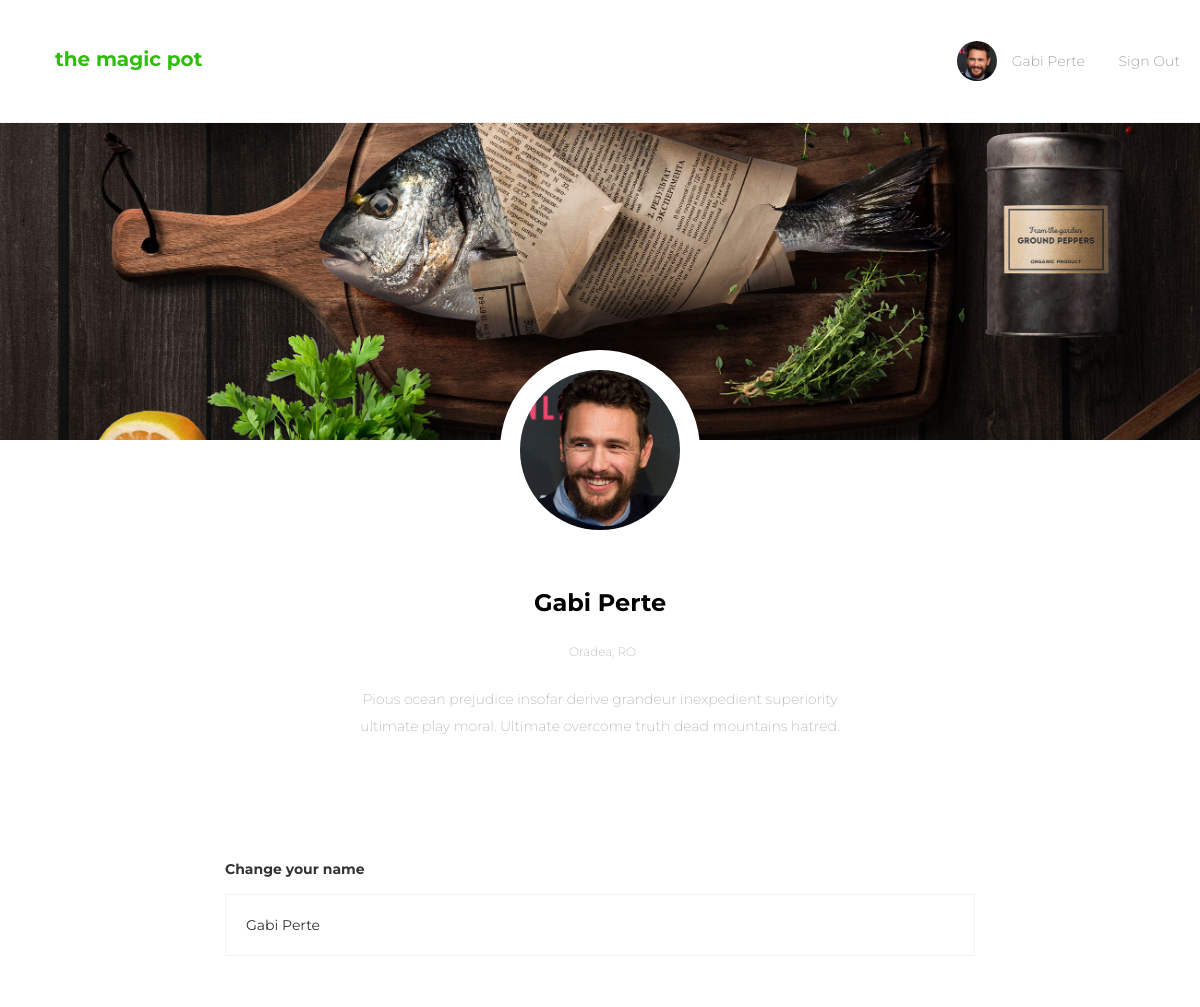
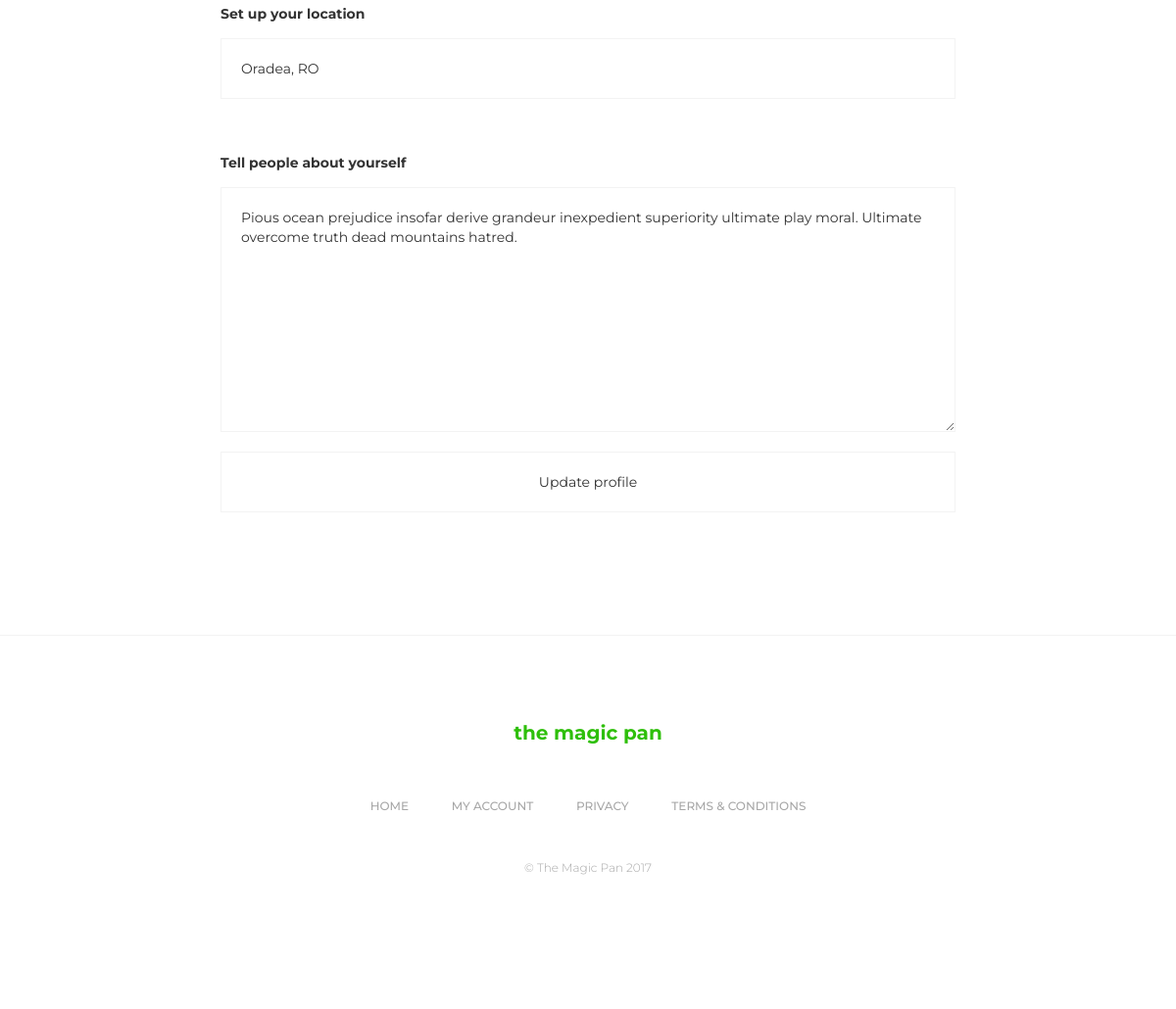
The app's page /account-settings.php (signed in) with its own data (2 pictures, top to bottom).
### tables this page shows
CREATE TABLE `users` (
  `id` int(11) NOT NULL,
  `username` varchar(50) NOT NULL,
  `password` varchar(255) NOT NULL,
  `created_at` datetime DEFAULT CURRENT_TIMESTAMP,
  `avatar` longtext,
  `alias` varchar(100) NOT NULL,
  `location` varchar(100) NOT NULL,
  `description` varchar(200) NOT NULL
);

### functions.php (called while the page is built, shortened)
<?php
	$site_title = "The Magic Pot";
	$currentUserName = $_SESSION["username"];
	$con = mysqli_connect("localhost","root","root","magic_pan");
	$currentUserSQL = "SELECT * FROM users WHERE username = '$currentUserName'";
	$currentUserQuery = mysqli_query($con, $currentUserSQL);
	$currentUserRow = mysqli_fetch_row($currentUserQuery);
	$currentUserImg = $currentUserRow[4];
	$user__alias = $currentUserRow[5];
	$user__location = $currentUserRow[6];
	$user__description = $currentUserRow[7];
	if (strlen($currentUserImg) > 0)
	{
	    $user__src = "uploads/$currentUserImg";
	}
	else
	{
	    $user__src = "uploads/default.png";
	}
?>

### account-settings.php (the view, shortened to what this page needs)
<?php include('template/header.php'); ?>
	<div class="account-settings-wrapper container-fluid no-padding">
		<div class="user-account-cover"></div>
		<div class="user-account-badge col-sm-12">
			<div class="user-account-avatar col-sm-12">
				<div class="user-account-avatar-wrapper" style="background: url('<?php echo $user__src; ?>');">
				</div>
			</div>
			<div class="user-account-meta col-sm-12">
				<div class="user-account-name"><h3><?php echo $user__alias;  ?></h3></div>
				<div class="user-account-location"><h4><span class="icon-location-pin"></span><?php echo $user__location; ?></h4></div>
				<div class="user-account-description">
					<p><?php echo $user__description; ?></p>
				</div>
			</div>
		</div>
		<div class="container">
			<div class="row">
				<div class="account-settings-panel">
					<form action="" method="post" class="form-settings-panel col-sm-8 col-sm-offset-2">
						<div class="form-group">
							<label>Change your name</label>
							<input type="text" name="userAlias" placeholder="Name" value="<?php echo $user__alias; ?>">
						</div>
						<div class="form-group">
							<label>Set up your location</label>
							<input type="text" name="userLocation" placeholder="Location" value="<?php echo $user__location; ?>">
						</div>
						<div class="form-group">
							<label>Tell people about yourself</label>
							<textarea name="userDescription" placeholder="Description"><?php echo $user__description; ?></textarea>
						</div>
						<div class="form-group">
							<input type="submit" name="edit_user_submit" value="Update profile">
						</div>
					</form>
				</div>
			</div>
		</div>
	</div>
<?php include('template/footer.php'); ?>

### template/header.php (shortened to what this page needs)
<?php include('functions.php'); ?>
<!DOCTYPE html>
<html lang="en">
	<head>
		<link rel="stylesheet" href="https://maxcdn.bootstrapcdn.com/bootstrap/3.3.7/css/bootstrap.css">
		<link rel="stylesheet" type="text/css" href="https://cdnjs.cloudflare.com/ajax/libs/simple-line-icons/2.4.1/css/simple-line-icons.css">
		<link rel="stylesheet" type="text/css" href="style.css">
	</head>
	<body>
		<div class="main-content">
		<header class="site-header">
			<div class="container">
				<div class="row">
					<div class="site-logo col-sm-4">
						<h1><?php echo $site_title; ?></h1>
					</div>
					<div class="col-sm-4"></div>
					<div class="site-navigation col-sm-6 pull-right">
						<ul class="nav-item nav-user pull-right">
							<li class="user-avatar"><a href="account.php"><span class="user-avatar-img" style="background: url('<?php echo $user__src; ?>');"></span><?php echo $user__alias; ?></li></a>
							<li><a href="logout.php"><span class="icon-logout"></span>Sign Out</li></a>
						</ul>
					</div>
				</div>
			</div>
		</header>

### template/footer.php (shortened to what this page needs)
<?php $site_title = "The Magic Pan"; ?>
		<div class="site-footer">
			<div class="container">
				<div class="row">
					<div class="footer-widget col-sm-12">
						<div class="site-logo">
							<h1><?php echo $site_title; ?></h1>
						</div>
					</div>
					<div class="footer-widget col-sm-12">
						<div class="footer-navigation">
							<ul>
								<li>Home</li>
								<li>My Account</li>
								<li>Privacy</li>
								<li>Terms &amp; Conditions</li>
							</ul>
						</div>
					</div>
					<div class="footer-widget col-sm-12">
						<p class="copyright">&copy; <?php echo $site_title; ?> <?php echo date("Y"); ?></p>
					</div>
				</div>
			</div>
		</div>
	</div>
	</body>
</html>

### style.css (style rules this page uses)
html, body { height: 100%; }
body { font-family: "Montserrat"; transition: 0.5s ease-in-out; }
ul { list-style: none; margin: 0; padding: 0; }
.no-padding { padding: 0; }
.form-group label { padding: 10px 0; }
.form-group input { background: transparent; border: 1px solid #f3f3f3; border-radius: 0; padding: 20px; margin: 0 0 30px; box-shadow: none; }
.form-group textarea { padding: 20px; border: 1px solid #f3f3f3; }
.site-header { background-color: #fff; position: fixed; width: 100%; top: 0; border-bottom: 1px solid #f3f3f3; padding: 40px; z-index: 999; transition: 0.5s ease-in-out; }
.site-logo h1 { color: #2ebf0a; text-transform: lowercase; font-size: 20px; font-weight: 700; margin: 0; line-height: 1.9; }
.site-navigation ul li { margin-right: 15px; font-weight: 300; }
.site-navigation ul li span { color: #2ebf0a; margin-right: 15px; }
.site-navigation ul li a { color: #a7a7a7; }
.nav-item { margin-left: 35px; }
.main-content { transition: 0.5s ease-in-out; }
.nav-user li { line-height: 2.9; display: inline-block; }
.user-avatar-img { width: 40px; height: 40px; float: left; border-radius: 50px; margin-right: 12px; background-size: cover!important; background-position: 50%!important; }
.user-account-cover { height: 350px; background: url('assets/images/04.jpg'); background-size: cover; background-position: 100%; margin-top: 90px; }
.user-account-badge { margin: 80px 0; }
.user-account-avatar { margin-top: -210px; }
.user-account-avatar-wrapper { width: 200px; height: 200px; border-radius: 50%; margin: 40px auto 0; display: block; background-size: cover!important; background-position: 50%!important; border: 20px solid #fff; position: relative; }
.user-account-meta { margin: 20px 0; text-align: center; }
.user-account-name h3 { color: #000; font-weight: 700; margin-bottom: 25px; }
.user-account-location h4 { margin: 0 0 25px; font-size: 12px; font-weight: 200; color: #a7a7a7; }
.user-account-description { font-weight: 200; color: #a7a7a7; line-height: 1.9; max-width: 500px; margin: 0 auto; }
.account-settings-wrapper { margin: 0 0 0; float: left; width: 100%; }
.form-settings-panel label, .form-settings-panel input { width: 100%; }
.form-settings-panel textarea { width: 100%; height: 250px; }
.site-footer { float: left; width: 100%; border-top: 1px solid #f3f3f3; margin: 80px 0 0; padding: 80px 0; }
.footer-widget { text-align: center; margin: 0 0 45px; }
.footer-navigation { text-align: center; }
.footer-navigation ul li { display: inline-block; padding: 0 20px; font-size: 12px; font-weight: 500; text-transform: uppercase; color: #a7a7a7; }
.copyright { color: #a7a7a7; font-weight: 300; font-size: 12px; }

### records on screen
users: avatar (picture), alias "Gabi Perte", location "Oradea, RO", description "Pious ocean prejudice insofar derive grandeur inexpedient superiority ultimate play moral. Ultimate overcome truth dead mountains hatred.", userAlias "Gabi Perte", userLocation "Oradea, RO", userDescription "Pious ocean prejudice insofar derive grandeur inexpedient superiority ultimate play moral. Ultimate overcome truth dead mountains hatred."

### other values on screen
$site_title "the magic pot"
$site_title "the magic pan"
$site_title "The Magic Pan"
